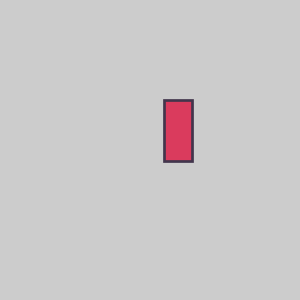
Frame 1 (no input)
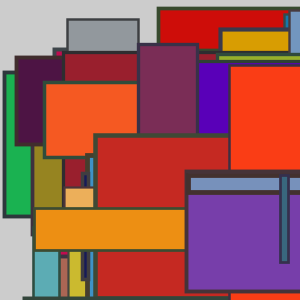
Frame 60 (the mouse pressed at the canvas centre just before this capture)
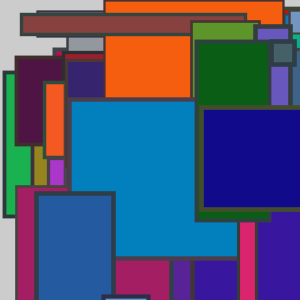
Frame 120 (the mouse held since frame 60 and released just before this capture)

The Processing sketch that drew these frames (run headless with seeded random() and noise(); from frame 60 on, the mouse is pressed at the canvas centre):

// Processing sketch: processing_135145
// ── processing_135145.pde

void setup() {  // setup() runs once
  size(300,300);
  frameRate(3500);
}
void mousePressed() {
background(random(123),random(123),random(123),random(123)); 
}
void draw(){
  stroke(random(45,78),random(45,78),random(45,78));
  strokeWeight(random(2,5));
  fill(random(255),random(188),random(205));
rect(random(300),random(300),random(300),random(300));
}
